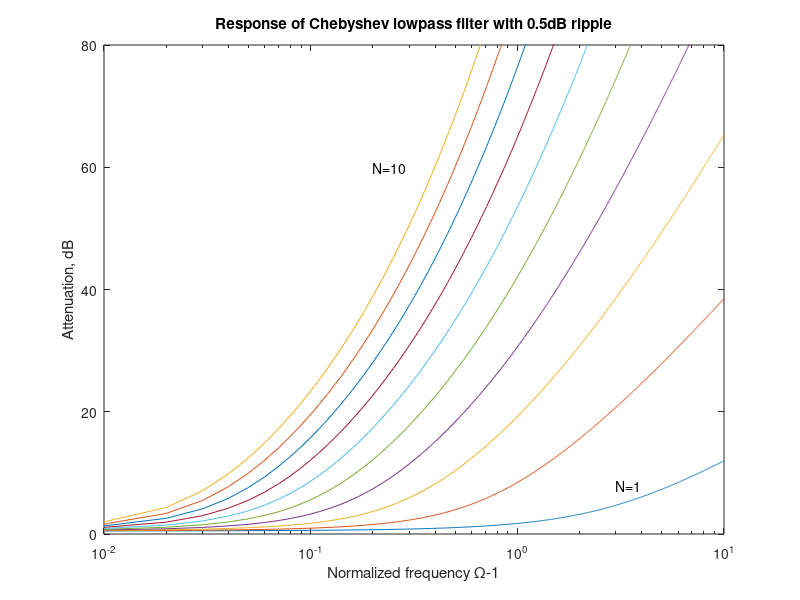

The MATLAB source for this figure:
%
%   This routine computes attenuation responses of the
%   Chebyshev lowpass filter. The computations are 
%   performed for filters of order 1 through 10
% 
%   Copyright (c) 1999 by P.Bretchko and R.Ludwig
%   "RF Circuit Design: Theory and Practice"
%

close all; % close all opened graphs
clear all; % clear all variables
figure;    % open new graph

w=1:0.01:11; % normalized frequency
N=10;        % define the maximum filter order
ripple=0.5;  % ripple size in the pass band

a=sqrt(10^(ripple/10)-1);

colormap(lines);
color_map=colormap;
colormap('default');

for n=1:N
   LF=1+a^2*(cosh(n*acosh(w))).^2;
   semilogx(w-1,10*log10(LF),'color',color_map(n,:));
   hold on;
end;
title('Response of Chebyshev lowpass filter with 0.5dB ripple');
xlabel('Normalized frequency {\Omega}-1');
ylabel('Attenuation, dB');
axis([0.01 10 0 80]);
text(3,8,'N=1');
text(0.2,60,'N=10');
%print -deps 'fig5_21.eps'     % if uncommented -> saves a copy of plot in EPS format
